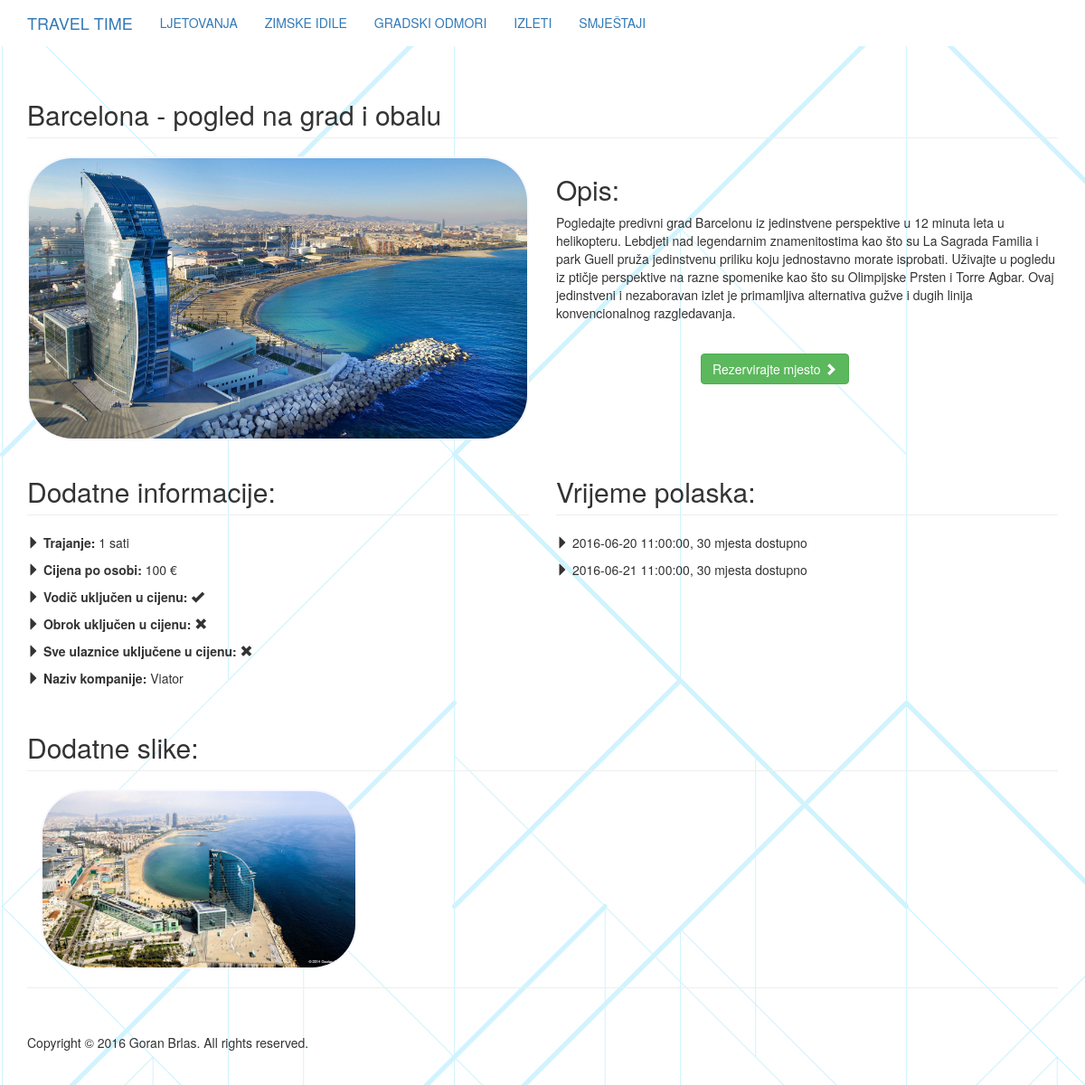
/learnMoreTour.php?value=4, run on the app's committed database.
### tables this page shows
CREATE TABLE IF NOT EXISTS `izlet` (
  `idIzlet` int(11) NOT NULL AUTO_INCREMENT,
  `naziv` varchar(100) NOT NULL,
  `opis` varchar(1000) NOT NULL,
  `trajanje` int(11) NOT NULL,
  `cijenaPoOsobi` decimal(10,0) NOT NULL,
  `ukljucenVodic` int(1) NOT NULL,
  `ukljucenObrok` int(1) NOT NULL,
  `ukljuceneUlaznice` int(1) NOT NULL,
  `nazivKompanije` varchar(100) NOT NULL,
  `idLokacija` int(11) NOT NULL,
  `idAkcija` int(11) DEFAULT NULL,
  PRIMARY KEY (`idIzlet`),
  KEY `idLokacija` (`idLokacija`,`idAkcija`),
  KEY `idLokacija_2` (`idLokacija`),
  KEY `idAkcija` (`idAkcija`)
);

CREATE TABLE IF NOT EXISTS `slika` (
  `idSlika` int(11) NOT NULL AUTO_INCREMENT,
  `url` varchar(1000) NOT NULL,
  PRIMARY KEY (`idSlika`)
);

CREATE TABLE IF NOT EXISTS `izlet_polazak` (
  `idIzletPolazak` int(11) NOT NULL AUTO_INCREMENT,
  `idIzlet` int(11) NOT NULL,
  `vrijemePolazak` datetime NOT NULL,
  `slobodnoMjesta` int(11) NOT NULL DEFAULT '30',
  PRIMARY KEY (`idIzletPolazak`),
  KEY `idIzlet` (`idIzlet`)
);

CREATE TABLE IF NOT EXISTS `slike_izlet` (
  `idIzlet` int(11) NOT NULL,
  `idSlika` int(11) NOT NULL,
  PRIMARY KEY (`idIzlet`,`idSlika`),
  KEY `idSlika` (`idSlika`)
);

### learnMoreTour.php (the view, shortened to what this page needs)
<!DOCTYPE html>
<html lang="en">
<head>
    <link href="css/custom.css" rel="stylesheet">
    <link href="css/bootstrap.min.css" rel="stylesheet">
    <link href="css/1-col-portfolio.css" rel="stylesheet">
</head>
<body>
<nav class="navbar navbar-fixed-top" role="navigation">
    <div class="container">
        <div class="navbar-header">
            <a class="navbar-brand" href="./index.php">TRAVEL TIME</a>
        </div>
        <div class="collapse navbar-collapse" id="bs-example-navbar-collapse-1">
            <ul class="nav navbar-nav">
                <li>
                    <a href="./destinations.php?type=summer&page=1">LJETOVANJA</a>
                </li>
                <li>
                    <a href="./destinations.php?type=winter&page=1">ZIMSKE IDILE</a>
                </li>
                <li>
                    <a href="./destinations.php?type=cities&page=1">GRADSKI ODMORI</a>
                </li>
                <li>
                    <a href="./tours.php?page=1">IZLETI</a>
                </li>
                <li>
                    <a href="./accomodations.php">SMJEŠTAJI</a>
                </li>
            </ul>
        </div>
    </div>
</nav>
<div class="container">
    <?php
    include './admin/spajanje_na_bazu.php';
    $id = $_GET['value'];
    $upit = "SELECT idIzlet, naziv, opis, trajanje, cijenaPoOsobi, ukljucenVodic, ukljucenObrok, ukljuceneUlaznice, nazivKompanije, idLokacija, idAkcija FROM izlet WHERE idIzlet = $id";
    $rezultat = mysqli_query($veza, $upit) or die ("1" . mysqli_error($veza));
    $redak = mysqli_fetch_array($rezultat, MYSQLI_ASSOC);
    $opis = $redak['opis'];
    $naziv = $redak['naziv'];
    $trajanje = $redak['trajanje'];
    $cijenaPoOsobi = $redak['cijenaPoOsobi'];
    $ukljucenVodic = $redak['ukljucenVodic'];
    $ukljucenObrok = $redak['ukljucenObrok'];
    $ukljuceneUlaznice = $redak['ukljuceneUlaznice'];
    $nazivKompanije = $redak['nazivKompanije'];
    $upit5 = "SELECT idSlika FROM slike_izlet WHERE idIzlet = $id";
    $rezultat5 = mysqli_query($veza, $upit5) or die ("2" . mysqli_error($veza));
    $redak5 = mysqli_fetch_array($rezultat5, MYSQLI_ASSOC);
    $idSlika = $redak5['idSlika'];
    $upit5 = "SELECT url FROM slika WHERE idSlika = $idSlika";
    $rezultat5 = mysqli_query($veza, $upit5) or die ("3" .   mysqli_error($veza));
    $redak5 = mysqli_fetch_array($rezultat5, MYSQLI_ASSOC);
    $url = $redak5['url'];
        echo "<div class=\"row\">
        <div class=\"col-lg-12\">
            <h2 class=\"page-header\">$naziv</h2>
        </div>
    </div>";
        echo "<div class=\"row\">";
        echo " <div class=\"col-md-6\">
                    <a href=\"#\">
                        <img class=\"img-responsive nova\" src=\"./images/$url\" width=\"1200\" height=\"400\" alt=\"\">
                    </a>
                </div>
                <div class=\"col-md-6\">
            <h2>Opis: </h2>
            <p>$opis</p>
            <p>
            <a style='margin-left: 160px; margin-top: 25px' class=\"btn btn-success\" href=\"./addTourCustomer.php?value=$id\">Rezervirajte mjesto <span class=\"glyphicon glyphicon-chevron-right\"></span></a>
</p>
        </div>";
        echo "</div>";
        echo "<div class=\"row\">";
        echo "
        <div class=\"col-lg-6\">
            <h2 class=\"page-header\">Dodatne informacije: </h2>";
        if ($ukljucenVodic == 1) {
            $vodic = "<span class=\"glyphicon glyphicon-ok\"></span>";
        } else if ($ukljucenVodic == 2) {
            $vodic = "<span class=\"glyphicon glyphicon-remove\"></span>";
        }
        if ($ukljucenObrok == 1) {
            $obrok = "<span class=\"glyphicon glyphicon-ok\"></span>";
        } else if ($ukljucenObrok == 2) {
            $obrok = "<span class=\"glyphicon glyphicon-remove\"></span>";
        }
        if ($ukljuceneUlaznice == 1) {
            $ulaznice = "<span class=\"glyphicon glyphicon-ok\"></span>";
        } else if ($ukljuceneUlaznice == 2) {
            $ulaznice = "<span class=\"glyphicon glyphicon-remove\"></span>";
        }
        echo "<p><span class=\"glyphicon glyphicon-triangle-right\"></span> <b>Trajanje:</b> $trajanje sati</p>";
        echo "<p><span class=\"glyphicon glyphicon-triangle-right\"></span> <b>Cijena po osobi:</b> $cijenaPoOsobi €</p>";
        echo "<p><span class=\"glyphicon glyphicon-triangle-right\"></span> <b>Vodič uključen u cijenu:</b> $vodic</p>";
        echo "<p><span class=\"glyphicon glyphicon-triangle-right\"></span> <b>Obrok uključen u cijenu:</b> $obrok</p>";
        echo "<p><span class=\"glyphicon glyphicon-triangle-right\"></span> <b>Sve ulaznice uključene u cijenu:</b> $ulaznice</p>";
        echo "<p><span class=\"glyphicon glyphicon-triangle-right\"></span> <b>Naziv kompanije:</b> $nazivKompanije</p>";
    echo "</div>
        <div class=\"col-lg-6\">
            <h2 class='page-header'>Vrijeme polaska:</h2>";
            $upit = "SELECT vrijemePolazak, slobodnoMjesta FROM izlet_polazak WHERE idIzlet = $id";
            $rezultat = mysqli_query($veza, $upit) or die ("1" . mysqli_error($veza));
            while ($redak = mysqli_fetch_array($rezultat, MYSQLI_ASSOC)) {
                $vrijemePolaska = $redak['vrijemePolazak'];
                $slobodnoMjesta = $redak['slobodnoMjesta'];
                echo "<p><i class=\"glyphicon glyphicon-triangle-right\" aria-hidden=\"true\"></i> $vrijemePolaska, $slobodnoMjesta mjesta dostupno</p>";
            }
            echo "
        </div>
        </div>";
    echo "<div class=\"row\">
        <div class=\"col-lg-12\">
            <h2 class=\"page-header\">Dodatne slike: </h2>";
            $upit2 = "SELECT idSlika FROM slike_izlet WHERE idIzlet = $id";
            $rezultat2 = mysqli_query($veza, $upit2) or die (mysqli_error($veza));
            $i = 0;
            while ($redak2 = mysqli_fetch_array($rezultat2, MYSQLI_ASSOC)) {
                if ($i == 0) {
                    $i++;
                    continue;
                }
                $idSlika = $redak2['idSlika'];
                $upit3 = "SELECT url FROM slika WHERE idSlika = $idSlika";
                $rezultat3 = mysqli_query($veza, $upit3) or die (mysqli_error($veza));
                $redak3 = mysqli_fetch_array($rezultat3, MYSQLI_ASSOC);
                $url = $redak3['url'];
                echo "<div class=\"col-lg-4\">
                    <a href=\"#\">
        <img class=\"img-responsive nova2\" src = \"./images/$url\" alt=\"\" >
                    </a >
                </div >";
            }
            echo "</div>
    </div>
    <hr>";
    ?>
    <footer>
        <div class="row">
            <div class="col-lg-12">
                <p>Copyright &copy; 2016 Goran Brlas. All rights reserved.</p>
            </div>
        </div>
    </footer>
</div>
</body>
</html>

### css/custom.css (style rules this page uses)
.navbar { background-color: #ffffff; border-bottom: 2px solid; border-color: #0066ff; }

### css/1-col-portfolio.css (style rules this page uses)
body { padding-top: 70px; }
footer { margin: 50px 0; }

### learnMoreTour.php (style rules this page uses)
div img { height: = 100%; max-height: 400px; width = 1200px; border: 2px solid ghostwhite; border-radius: 50px; }
.nova { height: = 100%; max-height: 400px; width = 300px; border: 2px solid ghostwhite; border-radius: 50px; }
body { background-image: url(./images/background-grey100.png); }

### data on the page
izlet: naziv "Barcelona - pogled na grad i obalu", opis "Pogledajte predivni grad Barcelonu iz jedinstvene perspektive u 12 minuta leta u helikopteru. Lebdjeti nad legendarnim znamenitostima kao što su La Sagrada Familia i park Guell pruža jedinstvenu priliku koju jednostavno morate isprobati. Uživajte u pogledu iz ptičje perspektive na razne spomenike kao što su Olimpijske Prsten i Torre Agbar. Ovaj jedinstveni i nezaboravan izlet je primamljiva alternativa gužve i dugih linija konvencionalnog razgledavanja.", trajanje "1", cijenaPoOsobi "100", nazivKompanije "Viator"
slika: url (picture)
izlet_polazak: vrijemePolazak "2016-06-20 11:00:00", slobodnoMjesta "30"
izlet_polazak: vrijemePolazak "2016-06-21 11:00:00", slobodnoMjesta "30"
slike_izlet: idSlika.url (picture)
